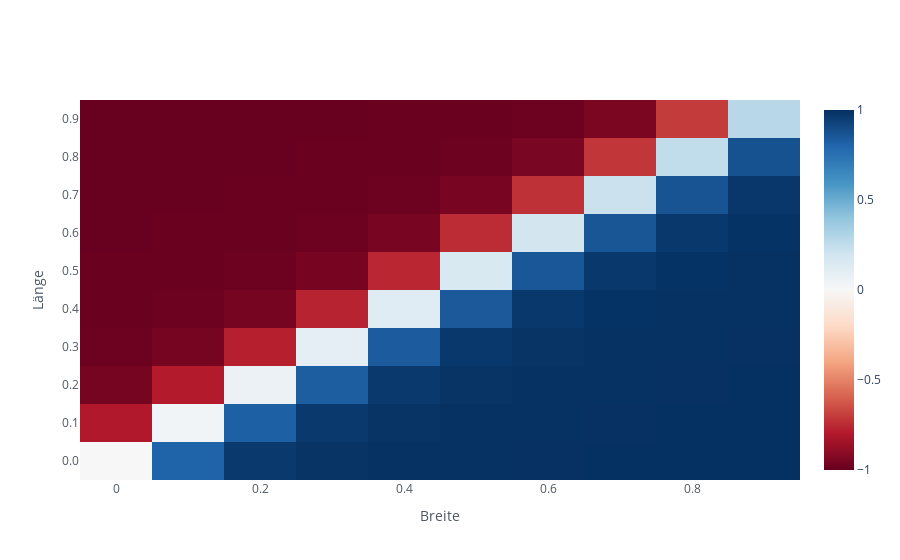

The notebook cell this image was saved under:
### Markdown cell above
Um die Übersicht über die Outputwerte etwas anschaulicher zu machen, kann man alle Outputs auch als "Heatmap" anzeigen lassen.

Auf der x-Achse steht die Breite, auf der y-Achse die Länge und in der Mitte ist die Heatmap unterschiedlich eingefärbt, je nachdem welchen Output das KNN liefert.

### Code cell
ergebnisse.iplot('heatmap', xTitle='Breite', yTitle ='Länge', colorscale='RdBu', zmax = 1, zmin= -1)

### Figure 1 — Plotly figure (JSON) as saved in the notebook; plotly's stock layout.template omitted (floating-point values rounded to 4 significant figures)
{"data": [{"colorscale": [[0, "rgb(103,0,31)"], [0.1, "rgb(178,24,43)"], [0.2, "rgb(214,96,77)"], [0.3, "rgb(244,165,130)"], [0.4, "rgb(253,219,199)"], [0.5, "rgb(247,247,247)"], [0.6, "rgb(209,229,240)"], [0.7, "rgb(146,197,222)"], [0.8, "rgb(67,147,195)"], [0.9, "rgb(33,102,172)"], [1, "rgb(5,48,97)"]], "type": "heatmap", "x": [0.9, 0.8, 0.7, 0.6, 0.5, 0.4, 0.3, 0.2, 0.1, 0], "y": ["0.0", "0.1", "0.2", "0.3", "0.4", "0.5", "0.6", "0.7", "0.8", "0.9"], "z": [[0.9966, 0.9966, 0.9964, 0.9961, 0.9955, 0.9938, 0.9884, 0.965, 0.812, 0], [0.9966, 0.9964, 0.9962, 0.9955, 0.9938, 0.9887, 0.9663, 0.8213, 0.03199, -0.8022], [0.9964, 0.9962, 0.9955, 0.9939, 0.9889, 0.9675, 0.8301, 0.0639, -0.7919, -0.9622], [0.9962, 0.9956, 0.994, 0.9892, 0.9687, 0.8384, 0.09568, -0.781, -0.9606, -0.9876], [0.9956, 0.9941, 0.9894, 0.9698, 0.8463, 0.1272, -0.7696, -0.9591, -0.9873, -0.9935], [0.9941, 0.9896, 0.9709, 0.8538, 0.1585, -0.7575, -0.9574, -0.987, -0.9934, -0.9953], [0.9898, 0.9719, 0.861, 0.1895, -0.7449, -0.9556, -0.9867, -0.9933, -0.9953, -0.9961], [0.9728, 0.8677, 0.22, -0.7316, -0.9538, -0.9863, -0.9932, -0.9953, -0.9961, -0.9964], [0.8741, 0.25, -0.7177, -0.9518, -0.986, -0.9931, -0.9952, -0.9961, -0.9964, -0.9965], [0.2796, -0.703, -0.9498, -0.9856, -0.993, -0.9952, -0.996, -0.9964, -0.9965, -0.9966]], "zmax": 1, "zmin": -1}], "layout": {"legend": {"bgcolor": "#FFFFFF", "font": {"color": "#4D5663"}}, "paper_bgcolor": "#FFFFFF", "plot_bgcolor": "#FFFFFF", "title": {"font": {"color": "#4D5663"}}, "xaxis": {"gridcolor": "#E1E5ED", "showgrid": true, "tickfont": {"color": "#4D5663"}, "title": {"font": {"color": "#4D5663"}, "text": "Breite"}, "zerolinecolor": "#E1E5ED"}, "yaxis": {"gridcolor": "#E1E5ED", "showgrid": true, "tickfont": {"color": "#4D5663"}, "title": {"font": {"color": "#4D5663"}, "text": "Länge"}, "zerolinecolor": "#E1E5ED"}}}
